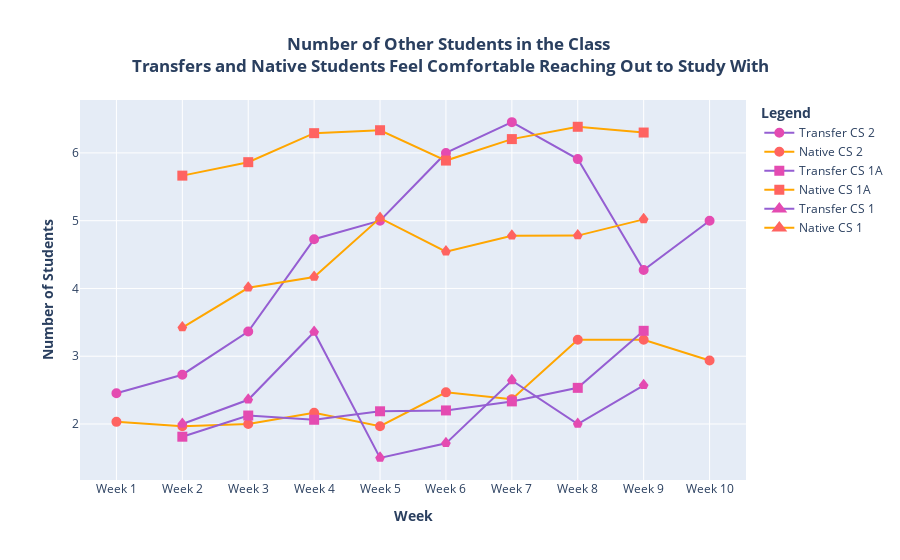

The notebook cell saved with this chart:
### Code cell
fig = go.Figure()
graphTitle = "<b>Number of Other Students in the Class <br>Transfers and Native Students Feel Comfortable Reaching Out to Study With</b>"

fig.add_trace(go.Scatter(x=x_label2, y=df3["Transfer Mean"],
                    mode='lines+markers',
                    name='Transfer CS 2',
                    marker_symbol="circle-dot",
                    marker=dict(
                        color='#955ed2',
                        size=5,
                        line=dict(
                                color='#e44bb1',
                                width=5
                            )
                        )
             ))
fig.add_trace(go.Scatter(x=x_label2, y=df3["Native Mean"],
                    mode='lines+markers',
                    name='Native CS 2',
                    marker_symbol="circle-dot",
                    marker=dict(
                        color='#ffa600',
                        size=5,
                        line=dict(
                                color='#ff6361',
                                width=5
                            )
                        )
               ))

fig.add_trace(go.Scatter(x=x_label1, y=df2["Transfer Mean"],
                    mode='lines+markers',
                    name='Transfer CS 1A',
                    marker_symbol="square",
                    marker=dict(
                        color='#955ed2',
                        size=5,
                        line=dict(
                                color='#e44bb1',
                                width=5
                            )
                        )
               ))
fig.add_trace(go.Scatter(x=x_label1, y=df2["Native Mean"],
                    mode='lines+markers',
                    name='Native CS 1A',
                    marker_symbol="square",
                    marker=dict(
                        color='#ffa600',
                        size=5,
                        line=dict(
                                color='#ff6361',
                                width=5
                            )
                        )
               ))

fig.add_trace(go.Scatter(x=x_label1, y=df1["Transfer Mean"],
                    mode='lines+markers',
                    name='Transfer CS 1',
                    marker_symbol="triangle-up",
                    marker=dict(
                        color='#955ed2',
                        size=5,
                        line=dict(
                                color='#e44bb1',
                                width=5
                            )
                        )
               ))
fig.add_trace(go.Scatter(x=x_label1, y=df1["Native Mean"],
                    mode='lines+markers',
                    name='Native CS 1',
                    marker_symbol="triangle-up",
                    marker=dict(
                        color='#ffa600',
                        size=5,
                        line=dict(
                                color='#ff6361',
                                width=5
                            )
                        )
               ))
fig.update_layout(title=graphTitle,
                  title_x=0.5,
                  xaxis_title="<b>Week</b>",
                  yaxis_title="<b>Number of Students</b>",
                  legend_title="<b>Legend</b>",
                 )


fig.show()

### Figure 1 — Plotly figure (JSON) as saved in the notebook; plotly's stock layout.template omitted (floating-point values rounded to 4 significant figures)
{"data": [{"marker": {"color": "#955ed2", "line": {"color": "#e44bb1", "width": 5}, "size": 5, "symbol": "circle-dot"}, "mode": "lines+markers", "name": "Transfer CS 2", "type": "scatter", "x": ["Week 1", "Week 2", "Week 3", "Week 4", "Week 5", "Week 6", "Week 7", "Week 8", "Week 9", "Week 10"], "y": [2.455, 2.727, 3.364, 4.727, 5, 6, 6.455, 5.909, 4.273, 5]}, {"marker": {"color": "#ffa600", "line": {"color": "#ff6361", "width": 5}, "size": 5, "symbol": "circle-dot"}, "mode": "lines+markers", "name": "Native CS 2", "type": "scatter", "x": ["Week 1", "Week 2", "Week 3", "Week 4", "Week 5", "Week 6", "Week 7", "Week 8", "Week 9", "Week 10"], "y": [2.031, 1.968, 2, 2.167, 1.967, 2.467, 2.367, 3.242, 3.242, 2.938]}, {"marker": {"color": "#955ed2", "line": {"color": "#e44bb1", "width": 5}, "size": 5, "symbol": "square"}, "mode": "lines+markers", "name": "Transfer CS 1A", "type": "scatter", "x": ["Week 2", "Week 3", "Week 4", "Week 5", "Week 6", "Week 7", "Week 8", "Week 9"], "y": [1.812, 2.125, 2.062, 2.188, 2.2, 2.333, 2.533, 3.375]}, {"marker": {"color": "#ffa600", "line": {"color": "#ff6361", "width": 5}, "size": 5, "symbol": "square"}, "mode": "lines+markers", "name": "Native CS 1A", "type": "scatter", "x": ["Week 2", "Week 3", "Week 4", "Week 5", "Week 6", "Week 7", "Week 8", "Week 9"], "y": [5.665, 5.864, 6.291, 6.335, 5.887, 6.204, 6.386, 6.301]}, {"marker": {"color": "#955ed2", "line": {"color": "#e44bb1", "width": 5}, "size": 5, "symbol": "triangle-up"}, "mode": "lines+markers", "name": "Transfer CS 1", "type": "scatter", "x": ["Week 2", "Week 3", "Week 4", "Week 5", "Week 6", "Week 7", "Week 8", "Week 9"], "y": [2, 2.357, 3.357, 1.5, 1.714, 2.643, 2, 2.571]}, {"marker": {"color": "#ffa600", "line": {"color": "#ff6361", "width": 5}, "size": 5, "symbol": "triangle-up"}, "mode": "lines+markers", "name": "Native CS 1", "type": "scatter", "x": ["Week 2", "Week 3", "Week 4", "Week 5", "Week 6", "Week 7", "Week 8", "Week 9"], "y": [3.423, 4.01, 4.168, 5.038, 4.543, 4.778, 4.78, 5.019]}], "layout": {"legend": {"title": {"text": "<b>Legend</b>"}}, "title": {"text": "<b>Number of Other Students in the Class <br>Transfers and Native Students Feel Comfortable Reaching Out to Study With</b>", "x": 0.5}, "xaxis": {"title": {"text": "<b>Week</b>"}}, "yaxis": {"title": {"text": "<b>Number of Students</b>"}}}}
